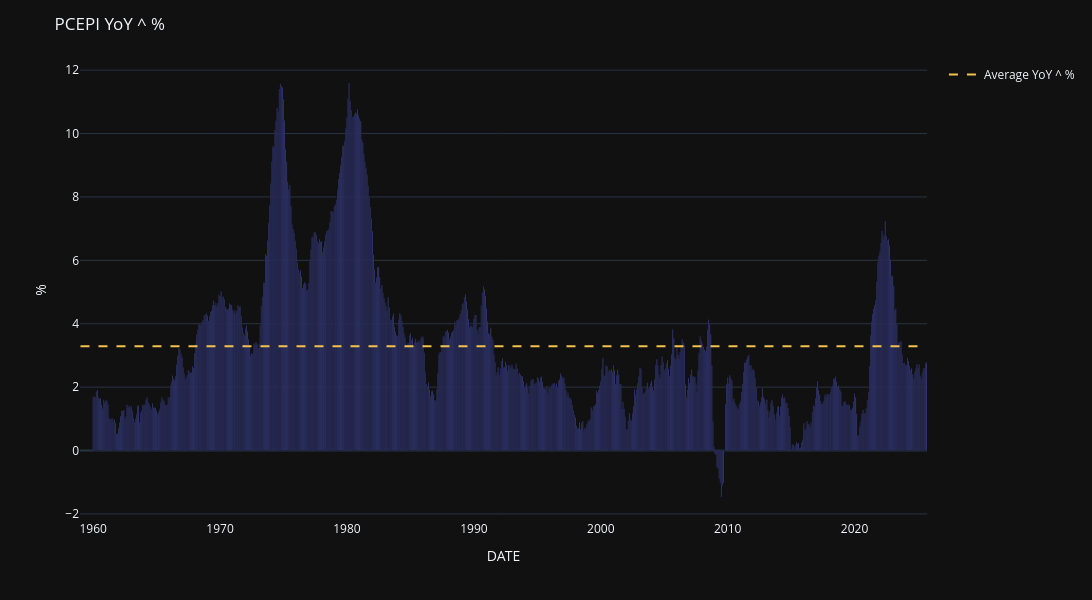

The notebook cell this image was saved under:
### Code cell
fig = px.bar(df, x=df.index, y=COL)

fig.update_layout(
    title=dict(text=INDICATOR + ' ' + COL),
    width=1300,
    height=600,
    yaxis=dict(title="%"),
    hovermode="x unified",
    template="plotly_dark"
)

# Reference line
fig.add_trace(go.Scatter(
    x=df.index,
    y=[df[COL].mean()] * len(df),
    name='Average ' + COL,
    line=dict(
        width=2,
        color="#F2C14E",   # muted gold
        dash="dash"
    ),
    # hoverinfo="skip",
    # showlegend=False,
))

fig.show()

### Figure 1 — Plotly figure (JSON) as saved in the notebook; plotly's stock layout.template omitted (floating-point values rounded to 4 significant figures; data arrays with more than 128 entries replaced by an {"elided": "..."} marker saying what was removed)
{"data": [{"hovertemplate": "DATE=%{x}<br>YoY ^ %=%{y}<extra></extra>", "legendgroup": "", "marker": {"color": "#636efa", "pattern": {"shape": ""}}, "name": "", "orientation": "v", "showlegend": false, "textposition": "auto", "type": "bar", "x": {"elided": "801 str values"}, "xaxis": "x", "y": {"elided": "801 float values"}, "yaxis": "y"}, {"line": {"color": "#F2C14E", "dash": "dash", "width": 2}, "name": "Average YoY ^ %", "type": "scatter", "x": {"elided": "801 str values"}, "y": {"elided": "801 float values"}}], "layout": {"barmode": "relative", "height": 600, "hovermode": "x unified", "legend": {"tracegroupgap": 0}, "margin": {"t": 60}, "title": {"text": "PCEPI YoY ^ %"}, "width": 1300, "xaxis": {"anchor": "y", "domain": [0, 1], "title": {"text": "DATE"}}, "yaxis": {"anchor": "x", "domain": [0, 1], "title": {"text": "%"}}}}
